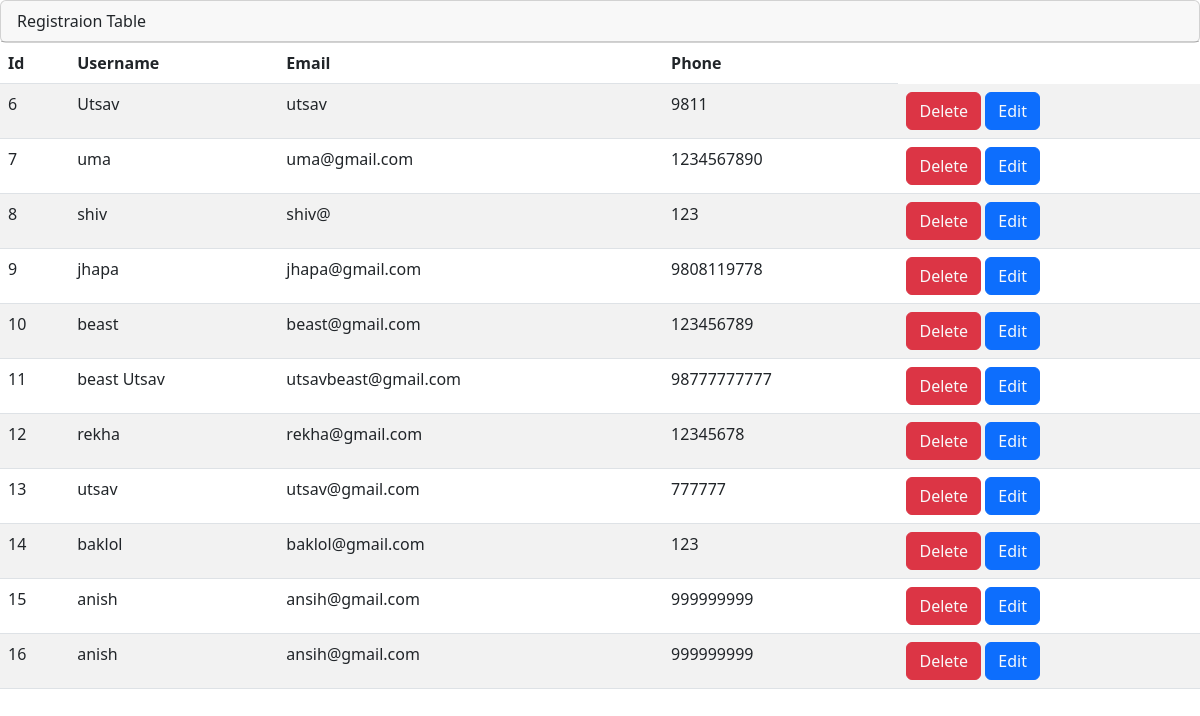
Page /register_table/ on the earlier database version.
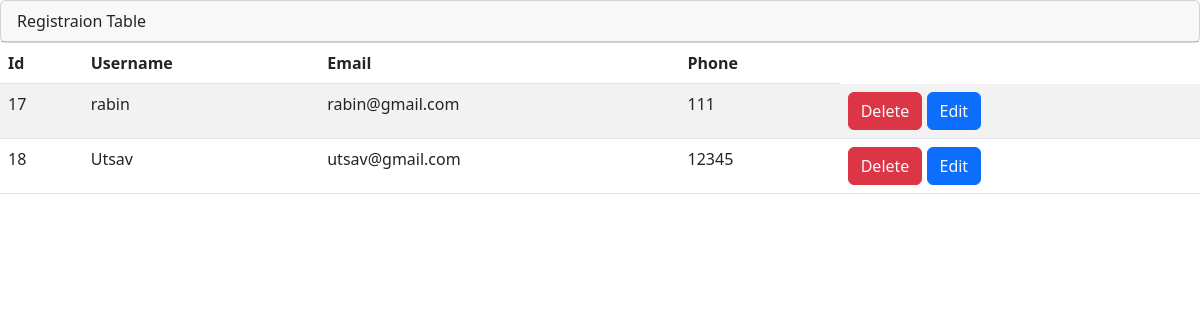
Same page on the later database version.
### mysite/models.py (models this page shows)
class Signup (models.Model):
    user_name = models.CharField("username",max_length=50)
    email = models.EmailField("email", max_length=50)
    phone = models.IntegerField("phone")
    password = models.CharField("password",max_length=20)

### mysite/views.py (the view)
# urls.py: path('register_table/',views.register_table, name='register_table'),
def register_table(request):
    objs = Signup.objects.all()
    return render(request,'admin/register_table.html',{'objs':objs})

### templates/admin/register_table.html (shortened to what this page needs)
{% extends '../base/base.html' %}
{% load static %}
{%block content%}
  <div class="row">
    <div class="col-md-12">
      <div class="card">
        <div class="card-header">Registraion Table</div>
      </div>
      <div class="card-body">
        <div class="table-responsive">
          <table
                    id="example"
                    class="table table-striped data-table"
                    style="width: 100%"
                  >
                    <thead>
                      <tr>
                        <th>Id</th>
                        <th>Username</th>
                        <th>Email</th>
                        <th>Phone</th>
                      </tr>
                    </thead>
                    <tbody>
                      {% for obj in objs %}
                      <tr>
                        <td>{{obj.id}}</td>
                        <td>{{obj.user_name}}</td>
                        <td>{{obj.email }}</td>
                        <td>{{obj.phone}}</td>
                        <td>
                            <span class="btn btn-danger text-light text-center">
                                  <a href="#" class="text-light text-decoration-none" id="delete">
                                    Delete
                                  </a>
                            </span>
                            <span class="btn btn-primary text-light text-center">
                               <a href="{%url 'update'%}" class="text-light text-decoration-none">
                                Edit
                               </a>
                            </span>
                        </td>
                      </tr>
                      {% endfor %}
                    </tbody>
                  </table>
        </div>
      </div>
    </div>
  </div>
{%endblock%}

Differences in the rows shown:
removed Signup: id "6", user_name "Utsav", email "utsav", phone "9811"
removed Signup: id "7", user_name "uma", email "uma@gmail.com", phone "1234567890"
removed Signup: id "8", user_name "shiv", email "shiv@", phone "123"
removed Signup: id "9", user_name "jhapa", email "jhapa@gmail.com", phone "9808119778"
removed Signup: id "10", user_name "beast", email "beast@gmail.com", phone "123456789"
removed Signup: id "11", user_name "beast Utsav", email "utsavbeast@gmail.com", phone "98777777777"
removed Signup: id "12", user_name "rekha", email "rekha@gmail.com", phone "12345678"
removed Signup: id "13", user_name "utsav", email "utsav@gmail.com", phone "777777"
removed Signup: id "14", user_name "baklol", email "baklol@gmail.com", phone "123"
removed Signup: id "15", user_name "anish", email "ansih@gmail.com", phone "999999999"
removed Signup: id "16", user_name "anish", email "ansih@gmail.com", phone "999999999"
added Signup: id "17", user_name "rabin", email "rabin@gmail.com", phone "111"
added Signup: id "18", user_name "Utsav", email "utsav@gmail.com", phone "12345"
